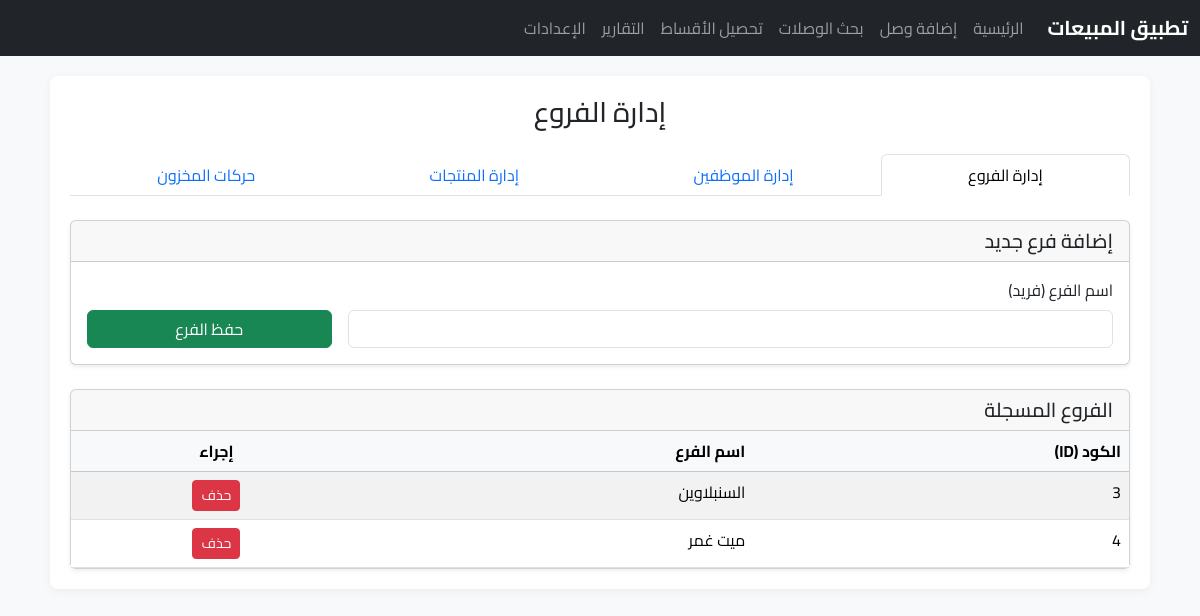
/settings/branches/, run on an earlier commit of the app's database.
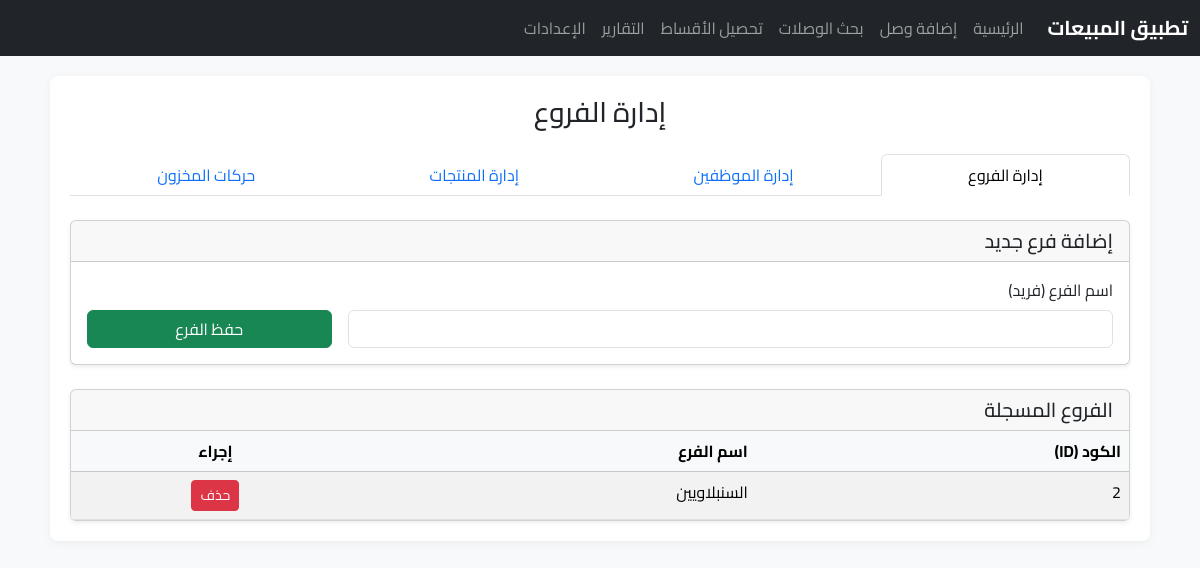
And on a later commit of the database.
### salesapp/models.py (models this page shows, shortened)
class Branch(models.Model):
    name = models.CharField(max_length=100, unique=True, verbose_name="اسم الفرع")

### salesapp/views.py (the view)
# urls.py: path('settings/branches/', views.manage_branches, name='manage_branches'),
def manage_branches(request): # ... كما هو ...
    error_message = None
    if request.method == 'POST':
        branch_name = request.POST.get('branch_name')
        if branch_name:
            try: Branch.objects.create(name=branch_name); return redirect('manage_branches')
            except IntegrityError: error_message = f"خطأ: الاسم '{branch_name}' موجود مسبقاً."
    branches = Branch.objects.all()
    context = {'branches': branches, 'page_title': 'إدارة الفروع', 'error_message': error_message}
    return render(request, 'salesapp/manage_branches.html', context)

### salesapp/templates/salesapp/manage_branches.html (shortened to what this page needs)
{% extends 'salesapp/base.html' %}
{% load static %}
{% block content %}
<h1 class="h3 mb-4 text-center">{{ page_title }}</h1>
<ul class="nav nav-tabs nav-fill mb-4">
    <li class="nav-item">
        <a class="nav-link active" aria-current="page" href="{% url 'manage_branches' %}">إدارة الفروع</a>
    </li>
    <li class="nav-item">
        <a class="nav-link" href="{% url 'manage_salespersons' %}">إدارة الموظفين</a>
    </li>
    <li class="nav-item">
        <a class="nav-link" href="{% url 'manage_products' %}">إدارة المنتجات</a>
    </li>
    <li class="nav-item">
        <a class="nav-link" href="{% url 'manage_inventory_movements' %}">حركات المخزون</a>
    </li>
</ul>
<div class="card shadow-sm mb-4">
    <div class="card-header">
        <h2 class="h5 mb-0">إضافة فرع جديد</h2>
    </div>
    <div class="card-body">
        <form method="POST" action="{% url 'manage_branches' %}" class="row g-3">
            <div class="col-md-9">
                <label for="branch_name" class="form-label">اسم الفرع (فريد)</label>
                <input type="text" class="form-control" id="branch_name" name="branch_name" required>
            </div>
            <div class="col-md-3 align-self-end">
                <button type="submit" class="btn btn-success w-100">حفظ الفرع</button>
            </div>
        </form>
    </div>
</div>
<div class="card shadow-sm">
    <div class="card-header">
        <h2 class="h5 mb-0">الفروع المسجلة</h2>
    </div>
    <div class="card-body p-0">
        <table class="table table-striped table-hover mb-0">
            <thead class="table-light">
                <tr>
                    <th scope="col">الكود (ID)</th>
                    <th scope="col">اسم الفرع</th>
                    <th scope="col" class="text-center">إجراء</th>
                </tr>
            </thead>
            <tbody>
                {% for branch in branches %}
                <tr>
                    <td>{{ branch.id }}</td>
                    <td>{{ branch.name }}</td>
                    <td class="text-center">
                        <form method="POST" action="{% url 'delete_branch' branch.pk %}" style="display: inline;">
                            <button type="submit" class="btn btn-danger btn-sm">حذف</button>
                        </form>
                    </td>
                </tr>
                {% empty %}
                <tr>
                    <td colspan="3" class="text-center p-4">لم يتم إضافة أي فروع بعد.</td>
                </tr>
                {% endfor %}
            </tbody>
        </table>
    </div>
</div>
{% endblock %}

### salesapp/templates/salesapp/base.html (shortened to what this page needs)
{% load static %}
<!DOCTYPE html>
<html lang="ar" dir="rtl">
<head>
  <link rel="stylesheet" href="{% static 'css/bootstrap.rtl.min.css' %}">
  <link rel="stylesheet" href="{% static 'css/fonts.css' %}">
</head>
<body>
  <nav class="navbar navbar-expand-lg navbar-dark bg-dark">
    <div class="container-fluid">
      <a class="navbar-brand" href="/">تطبيق المبيعات</a>
      <div class="collapse navbar-collapse" id="navbarNav">
        <ul class="navbar-nav me-auto">
          <li class="nav-item">
            <a class="nav-link" href="{% url 'dashboard' %}">الرئيسية</a>
          </li>
          <li class="nav-item">
            <a class="nav-link" href="{% url 'add_receipt' %}">إضافة وصل</a>
          </li>
          <li class="nav-item">
            <a class="nav-link" href="{% url 'search_receipts' %}">بحث الوصلات</a>
          </li>
          <li class="nav-item">
            <a class="nav-link" href="{% url 'manage_installments' %}">
               تحصيل الأقساط
            </a>
          </li>
          <li class="nav-item">
            <a class="nav-link {% if request.resolver_match.url_name == 'reports' %}active{% endif %}" href="{% url 'reports' %}">
               التقارير
            </a>
          </li>
          <li class="nav-item">
            <a class="nav-link" href="{% url 'manage_branches' %}">الإعدادات</a>
          </li>
        </ul>
      </div>
    </div>
  </nav>
  <div class="main-container">
    {% block content %}
    {% endblock %}
  </div>
</body>
</html>
</body>
</html>

### salesapp/templates/salesapp/base.html (style rules this page uses)
body { font-family: 'Cairo', sans-serif; background-color: #f8f9fa; }
.main-container { max-width: 1100px; margin: 20px auto; padding: 20px; background: #fff; border-radius: 8px; box-shadow: 0 2px 10px rgba(0, 0, 0, 0.05); }
.navbar-brand { font-weight: 700; }

What changed in the data, as far as the page shows it:
removed Branch: id "3", name "السنبلاوين"
removed Branch: id "4", name "ميت غمر"
added Branch: id "2", name "السنبلاويين"
